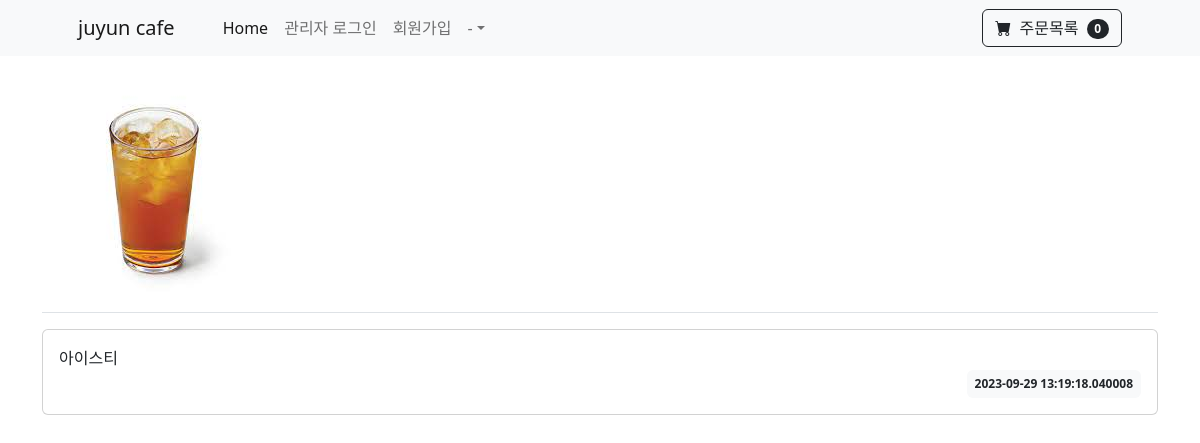
Page /question/detail/2/ on the earlier database version.
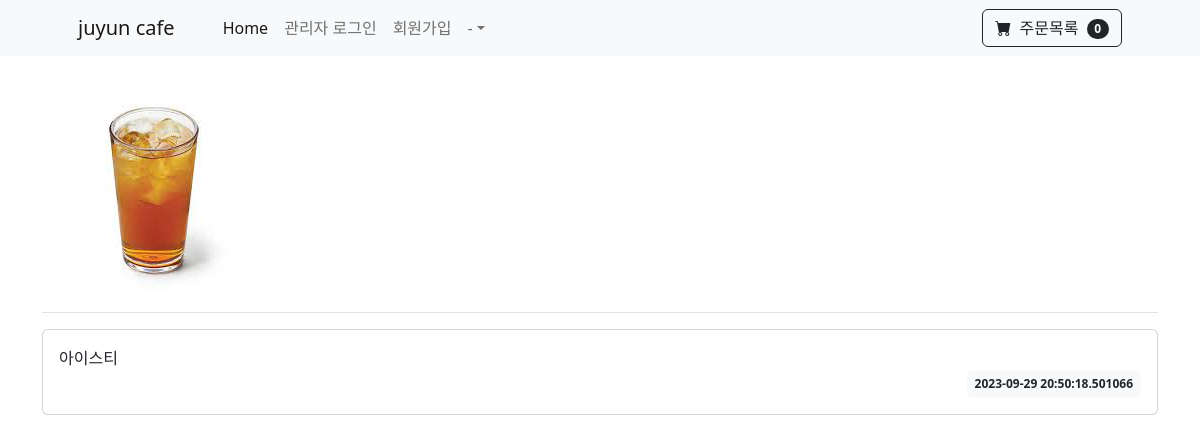
Same page on the later database version.
### pybo/models.py (models this page shows)
class Question(db.Model):
    id = db.Column(db.Integer, primary_key=True)
    subject = db.Column(db.String(200), nullable=False)
    content = db.Column(db.String(200), nullable=False)
    price = db.Column(db.String(200), nullable=False)
    create_date = db.Column(db.DateTime(), nullable=False)

### pybo/views/question_views.py (the view)
@bp.route('/detail/<int:question_id>/')
def detail(question_id):
    question = Question.query.get_or_404(question_id)
    return render_template('question/question_detail.html', question=question)

### pybo/views/auth_views.py (called while the page is built)
@bp.before_app_request
def load_logged_in_user():
    user_id = session.get('user_id')
    if user_id is None:
        g.user = None
    else:
        g.user = User.query.get(user_id)

### pybo/templates/question/question_detail.html (shortened to what this page needs)
{% extends 'base.html' %}
{% block content %}
<div class="container my-3">
    <h2 class="border-bottom py-2"><img src="/static/image/{{question.subject}}" alt="..." /></h2>
    <div class="card my-3">
        <div class="card-body">
            <div class="card-text" style="white-space: pre-line;">{{ question.content }}</div>
            <div class="d-flex justify-content-end">
                <div class="badge bg-light text-dark p-2">
                    {{ question.create_date }}
                </div>
            </div>
        </div>
    </div>
</div>
{% endblock %}

### pybo/templates/base.html (shortened to what this page needs)
<!doctype html>
<html lang="ko">
<head>
    <link href="https://cdn.jsdelivr.net/npm/bootstrap-icons@1.5.0/font/bootstrap-icons.css" rel="stylesheet" />
    <link href="/static/css/styles.css" rel="stylesheet" />
</head>
<body>
{% include "navbar.html" %}
{% block content %}
{% endblock %}
</body>
</html>

### pybo/templates/navbar.html (shortened to what this page needs)
 <nav class="navbar navbar-expand-lg navbar-light bg-light">
    <div class="container px-4 px-lg-5">
        <a class="navbar-brand" href="{{url_for('question._list')}}">juyun cafe</a>
        <div class="collapse navbar-collapse" id="navbarSupportedContent">
            <ul class="navbar-nav me-auto mb-2 mb-lg-0 ms-lg-4">
                <li class="nav-item"><a class="nav-link active" aria-current="page" href="{{url_for('question._list')}}">Home</a></li>
                {%if g.user%}
                <li class="nav-item"><a class="nav-link" href="{{ url_for('auth.logout') }}">{{ g.user.username }} (로그아웃)</a></li>
                {%else%}
                <li class="nav-item"><a class="nav-link" href="{{ url_for('auth.login') }}">관리자 로그인</a></li>
                <li class="nav-item"><a class="nav-link" href="{{ url_for('auth.signup') }}">회원가입</a></li>
                {%endif%}
                <li class="nav-item dropdown">
                    <a class="nav-link dropdown-toggle" id="navbarDropdown" href="#" role="button" data-bs-toggle="dropdown" aria-expanded="false">-</a>
                </li>
            </ul>
            <button class="btn btn-outline-dark" type="button" onclick="window.location.href='{{ url_for('order.cart') }}'">
                <i class="bi-cart-fill me-1"></i>
                주문목록
                <span class="badge bg-dark text-white ms-1 rounded-pill">{{cart_items|length}}</span>
            </button>
        </div>
    </div>
</nav>

Differences in the rows shown:
changed Question "아이스티": create_date "2023-09-29 13:19:18.040008" → "2023-09-29 20:50:18.501066"
